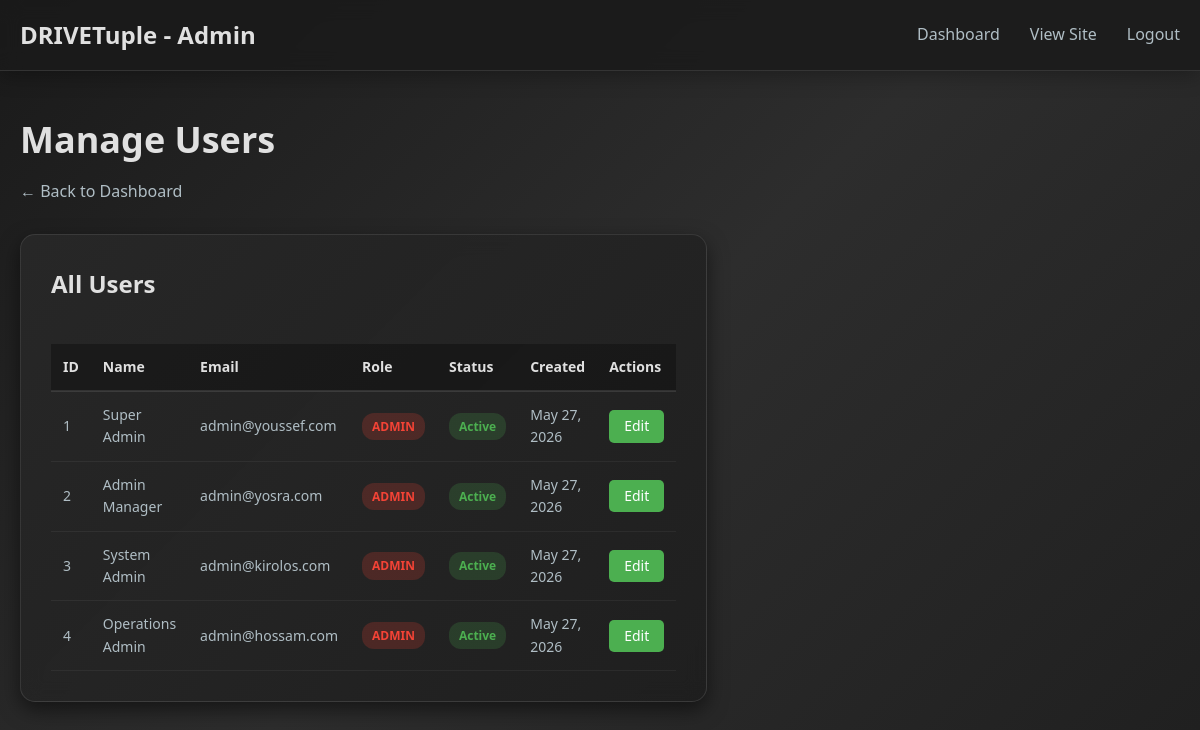
Screenshot of /admin_manage_users.php (signed in) with the database file from the repository.
### tables this page shows
CREATE TABLE `users` (
  `user_id` int(11) NOT NULL,
  `full_name` varchar(100) NOT NULL,
  `email` varchar(150) NOT NULL,
  `phone` varchar(20) DEFAULT NULL,
  `password` varchar(255) NOT NULL,
  `role` enum('ADMIN','STAFF','CUSTOMER') NOT NULL DEFAULT 'CUSTOMER',
  `is_active` tinyint(1) DEFAULT 1,
  `created_at` datetime DEFAULT current_timestamp(),
  `address` varchar(255) DEFAULT NULL,
  `city` varchar(100) DEFAULT NULL,
  `country` varchar(100) DEFAULT NULL
);

### admin_manage_users.php (the view, shortened to what this page needs)
<?php
require_once 'conn.php';
$edit_user_id = isset($_GET['edit']) ? intval($_GET['edit']) : 0;
$users_query = "SELECT user_id, full_name, email, phone, address, city, country, created_at, is_active, role
                FROM users
                ORDER BY created_at DESC";
$users_result = mysqli_query($conn, $users_query);
?>
<!DOCTYPE html>
<html lang="en">
<head>
</head>
<body>
    <nav class="navbar">
        <div class="nav-container">
            <a href="admin_dashboard.php" class="logo">
                <span>DRIVETuple - Admin</span>
            </a>
            <ul class="nav-menu">
                <li><a href="admin_dashboard.php">Dashboard</a></li>
                <li><a href="index.php">View Site</a></li>
                <li><a href="logout.php">Logout</a></li>
            </ul>
        </div>
    </nav>
    <div class="container">
        <div class="page-header">
            <h1>Manage Users</h1>
            <a href="admin_dashboard.php">← Back to Dashboard</a>
        </div>
        <div class="content-grid">
            <div class="list-section" style="<?php echo $edit_user_id > 0 ? 'grid-column: 1 / -1;' : ''; ?>">
                <h2>All Users</h2>
                <?php if (mysqli_num_rows($users_result) > 0): ?>
                    <div style="overflow-x: auto;">
                        <table class="users-table">
                            <thead>
                                <tr>
                                    <th>ID</th>
                                    <th>Name</th>
                                    <th>Email</th>
                                    <th>Role</th>
                                    <th>Status</th>
                                    <th>Created</th>
                                    <th>Actions</th>
                                </tr>
                            </thead>
                            <tbody>
                                <?php
                                mysqli_data_seek($users_result, 0);
                                while ($user = mysqli_fetch_assoc($users_result)):
                                ?>
                                    <tr>
                                        <td><?php echo $user['user_id']; ?></td>
                                        <td><?php echo htmlspecialchars($user['full_name']); ?></td>
                                        <td><?php echo htmlspecialchars($user['email']); ?></td>
                                        <td>
                                            <span class="role-badge role-<?php echo strtolower($user['role']); ?>">
                                                <?php echo htmlspecialchars($user['role']); ?>
                                            </span>
                                        </td>
                                        <td>
                                            <span class="status-badge <?php echo $user['is_active'] ? 'status-active' : 'status-inactive'; ?>">
                                                <?php echo $user['is_active'] ? 'Active' : 'Inactive'; ?>
                                            </span>
                                        </td>
                                        <td><?php echo date('M d, Y', strtotime($user['created_at'])); ?></td>
                                        <td>
                                            <a href="?edit=<?php echo $user['user_id']; ?>" class="btn-edit">Edit</a>
                                        </td>
                                    </tr>
                                <?php endwhile; ?>
                            </tbody>
                        </table>
                    </div>
                <?php else: ?>
                    <div class="no-users">
                        <p>No users found.</p>
                    </div>
                <?php endif; ?>
            </div>
        </div>
    </div>
</body>
</html>

### admin_manage_users.php (style rules this page uses)
* { margin: 0; padding: 0; box-sizing: border-box; }
body { font-family: 'Segoe UI', Tahoma, Geneva, Verdana, sans-serif; line-height: 1.6; color: #e0e0e0; background: linear-gradient(135deg, #1a1a1a 0%, #2d2d2d 50%, #1f1f1f 100%); background-attachment: fixed; min-height: 100vh; }
.navbar { background: rgba(26, 26, 26, 0.85); backdrop-filter: blur(10px); box-shadow: 0 4px 20px rgba(0, 0, 0, 0.3); position: sticky; top: 0; z-index: 1000; border-bottom: 1px solid rgba(150, 150, 150, 0.2); }
.nav-container { max-width: 1200px; margin: 0 auto; padding: 0 20px; display: flex; justify-content: space-between; align-items: center; height: 70px; }
.logo { font-size: 24px; font-weight: bold; color: #e0e0e0; text-decoration: none; }
.nav-menu { display: flex; list-style: none; gap: 30px; align-items: center; }
.nav-menu a { text-decoration: none; color: #b0bec5; font-weight: 500; transition: all 0.3s; }
.container { max-width: 1400px; margin: 40px auto; padding: 0 20px; }
.page-header { margin-bottom: 30px; }
.page-header h1 { font-size: 36px; color: #e0e0e0; margin-bottom: 10px; }
.page-header a { color: #b0bec5; text-decoration: none; transition: all 0.3s; }
.content-grid { display: grid; grid-template-columns: 1fr 2fr; gap: 30px; margin-bottom: 30px; }
.form-section, .list-section { background: linear-gradient(135deg, rgba(40, 40, 40, 0.9) 0%, rgba(30, 30, 30, 0.9) 100%); backdrop-filter: blur(10px); padding: 30px; border-radius: 15px; box-shadow: 0 8px 20px rgba(0, 0, 0, 0.5); border: 1px solid rgba(150, 150, 150, 0.2); }
.form-section h2, .list-section h2 { color: #e0e0e0; margin-bottom: 20px; font-size: 24px; }
.users-table { width: 100%; border-collapse: collapse; margin-top: 20px; font-size: 14px; }
.users-table th { background: rgba(0, 0, 0, 0.3); color: #e0e0e0; padding: 12px; text-align: left; font-weight: 600; border-bottom: 2px solid rgba(150, 150, 150, 0.2); }
.users-table td { padding: 12px; border-bottom: 1px solid rgba(150, 150, 150, 0.1); color: #b0bec5; }
.status-badge { display: inline-block; padding: 4px 10px; border-radius: 12px; font-size: 12px; font-weight: bold; }
.status-active { background: rgba(76, 175, 80, 0.2); color: #4caf50; }
.role-badge { display: inline-block; padding: 4px 10px; border-radius: 12px; font-size: 12px; font-weight: bold; }
.role-admin { background: rgba(244, 67, 54, 0.2); color: #f44336; }
.btn-edit { display: inline-block; padding: 5px 15px; background: #4caf50; color: white; text-decoration: none; border-radius: 5px; font-size: 14px; transition: all 0.3s; }

### rows the page displays
users: user_id "1", full_name "Super Admin", email "admin@youssef.com", role "ADMIN", is_active "Active", created_at "May 27, 2026"
users: user_id "2", full_name "Admin Manager", email "admin@yosra.com", role "ADMIN", is_active "Active", created_at "May 27, 2026"
users: user_id "3", full_name "System Admin", email "admin@kirolos.com", role "ADMIN", is_active "Active", created_at "May 27, 2026"
users: user_id "4", full_name "Operations Admin", email "admin@hossam.com", role "ADMIN", is_active "Active", created_at "May 27, 2026"
